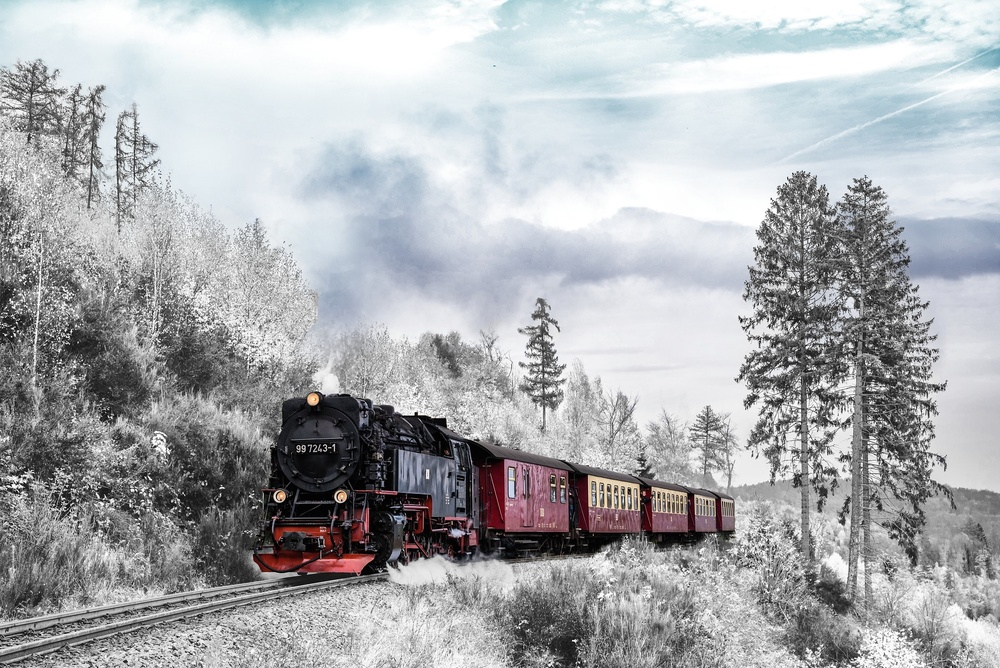
#> input picture javascript/images/winter.jpg, 1000 x 668 px, shrunk from 1920 x 1282 before the run, found by its file name
$ jupyter execute '10.명암대비스트레칭.ipynb'
#> lines starting #> are read from the running program, lines starting #| are printed output that depends on the picture
[cell 1]
# 명암대비 스트레칭 : 명암대비가 낮은 영상을 명암대비가 높은 영상으
# 로 늘려주는 작업, 히스토그램의 분포를 넓히는 작업, 어둡게 촬영된 영상
# 의 히스토그램을 조절하여 명암 분포가 빈약한 영상을 균일하게 만들어 주
# 는 작업.
import cv2
import matplotlib.pyplot as plt
img = cv2.imread("c:/data/images/winter.jpg")
#> img is the input picture: shape (668, 1000, 3); mean B, G, R 176.9, 173.9, 171.5
gray = cv2.cvtColor(img, cv2.COLOR_BGR2GRAY)
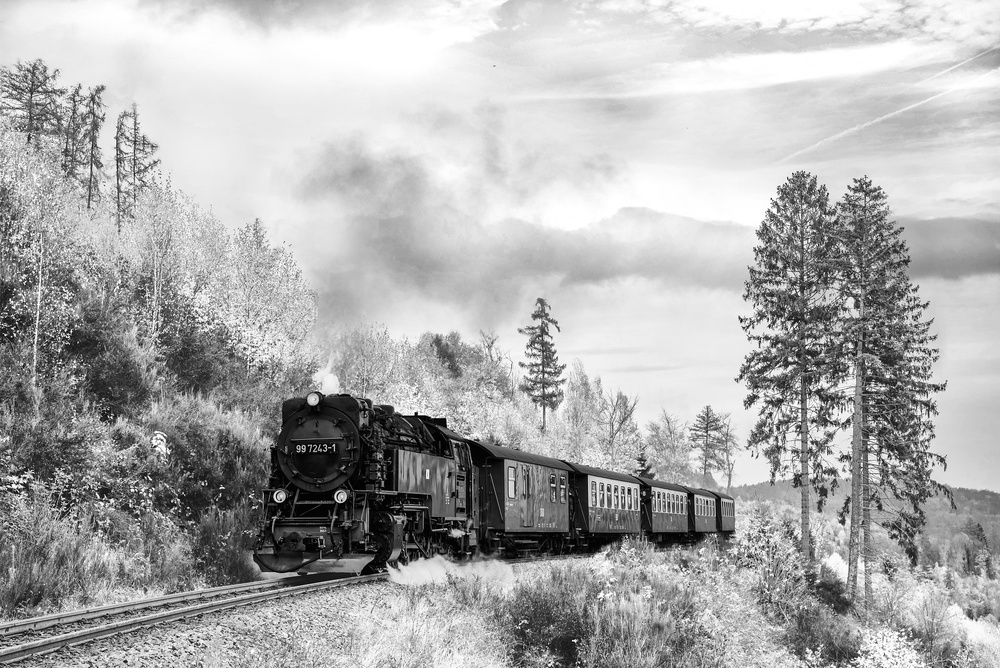
#> gray: shape (668, 1000); min 0, max 255, mean 173.5
plt.imshow(gray,cmap='gray')
plt.axis("off")
plt.show()

[cell 2]
out = gray.copy()
height, width = gray.shape
#> height = 668; width = 1000
height, width
#> Out = (668, 1000)

[cell 3]
# 명도값 = ((원래값 - 최저명도값) * 255) / (최고명도값 - 최저명도값)

[cell 4]
# [7 lines of commented-out code are left out]

[cell 5]
# 어둡게 하는 경우
low = 0
high = 200
low, high
for i in range(height):
    for j in range(width):
        out[i][j] = ((gray[i][j] - low) * 255 / (high - low))
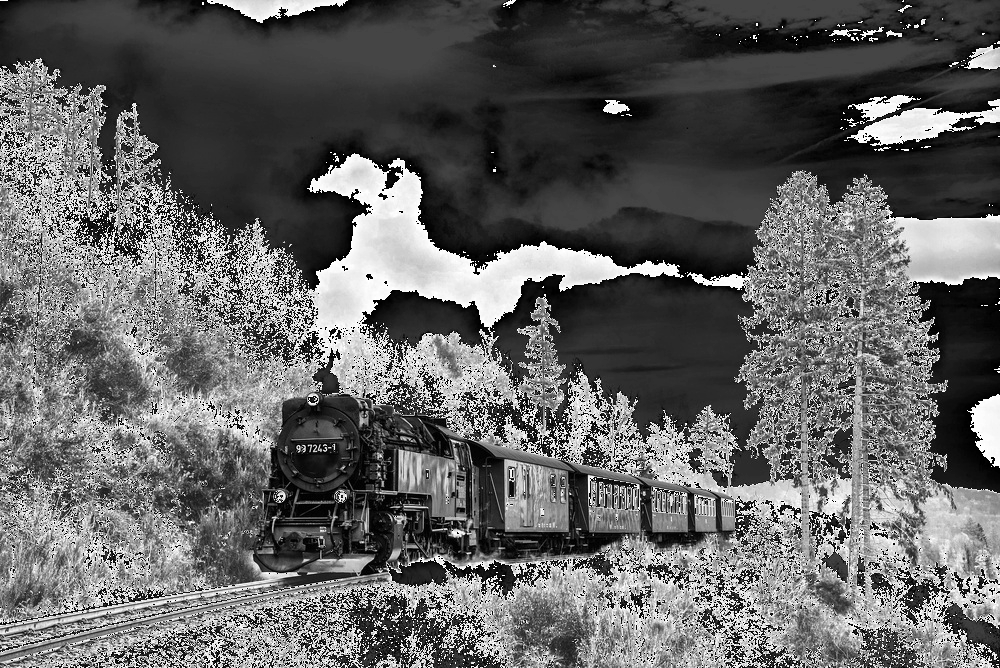
#> out: shape (668, 1000); min 0, max 255, mean 99.8

[cell 6]
plt.figure(figsize=(20,6))
plt.subplot(1, 2, 1)
plt.imshow(gray,cmap='gray')
plt.axis("off")
plt.subplot(1, 2, 2)
plt.imshow(out,cmap='gray')
plt.axis("off")
plt.show()
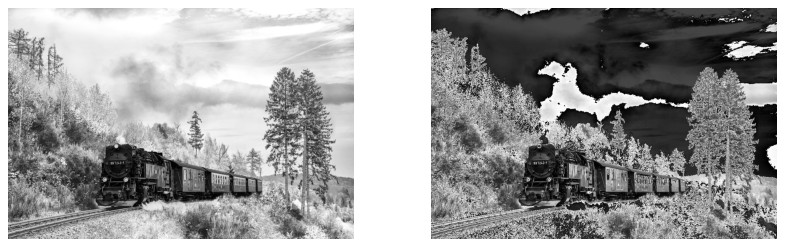
#> figure drawn by matplotlib, 2 panels

[cell 7]
plt.figure(figsize=(12,6))
plt.subplot(1, 2, 1)
plt.hist(gray.ravel(), 256, [0, 256])
plt.subplot(1, 2, 2)
plt.hist(out.ravel(), 256, [0, 256])
plt.show()
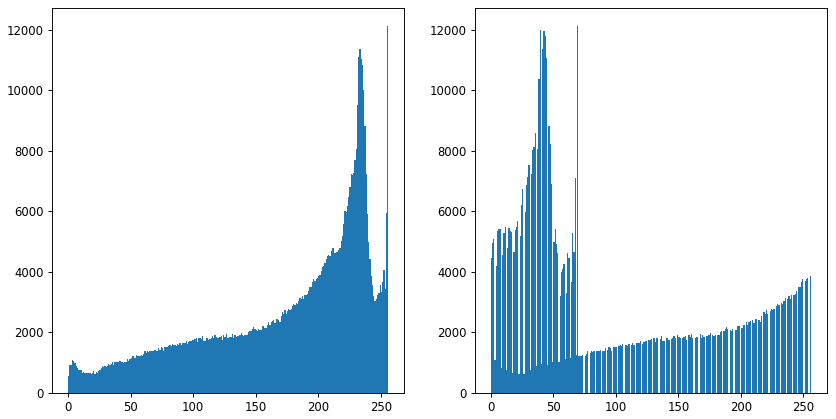
#> figure drawn by matplotlib, 2 panels; panel 1: tallest bar 12113 high, from x = 255 to 256; panel 2: tallest bar 12113 high, from x = 69 to 70
#픽셀에 대한 히스토그램, 밝기에 해당하는 명도값
#왼쪽으로 치우쳐 있으면 명암대비가 낮은 이미지, 오른쪽으로 치우쳐 있으면 명암대비가 높은 이미지

$ run again, with javascript/images/grapes.jpg copied over javascript/images/winter.jpg
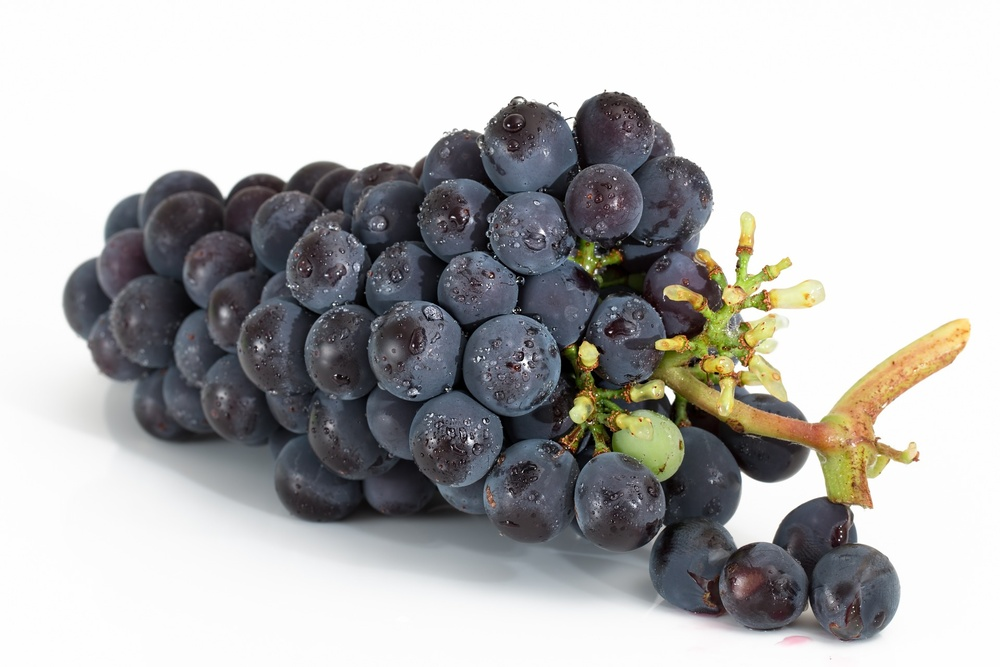
#> input picture javascript/images/grapes.jpg, 1000 x 667 px, shrunk from 1920 x 1280 before the run, found by its file name
#> img is the input picture: shape (667, 1000, 3); mean B, G, R 179.2, 179.6, 180.2
#> after the loop `for i in range(height):`:
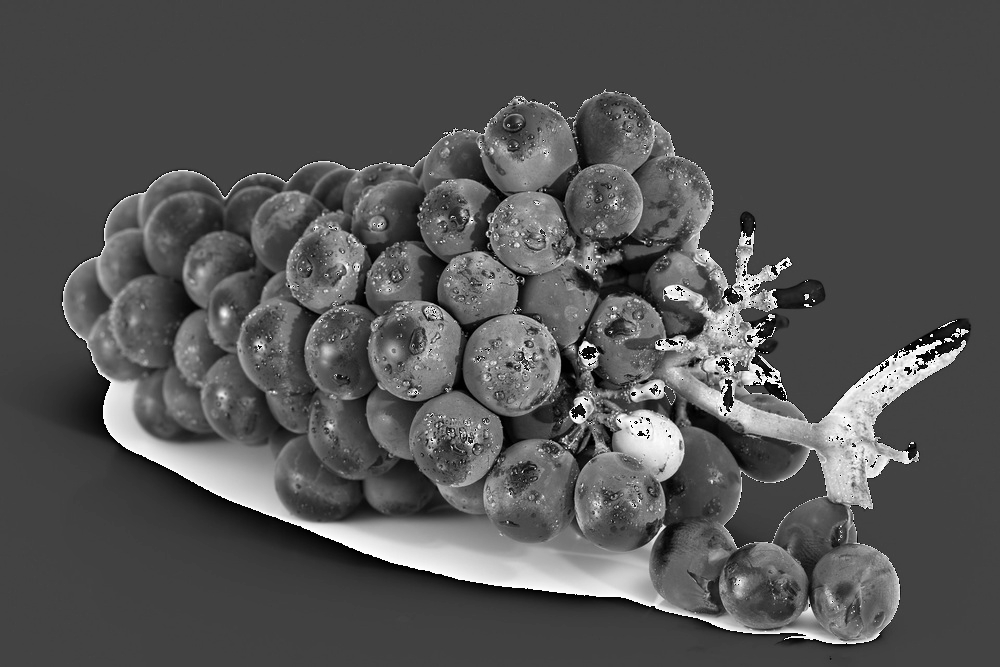
#> out: shape (667, 1000); min 0, max 255, mean 83.7
#> `plt.show()`:
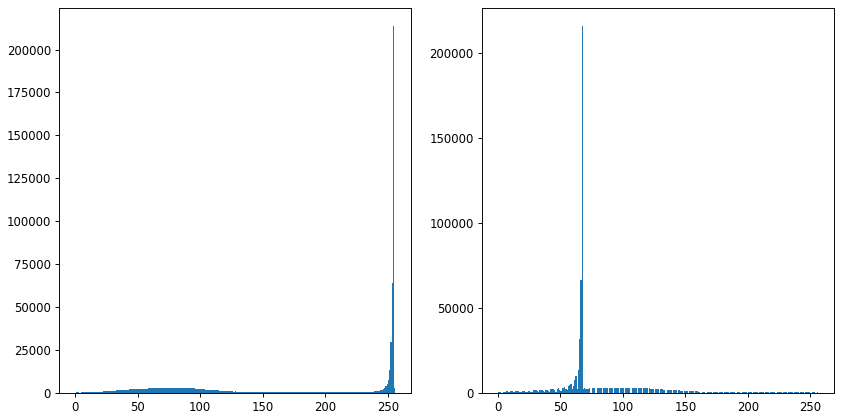
#> figure drawn by matplotlib, 2 panels; panel 1: tallest bar 213507 high, from x = 254 to 255; panel 2: tallest bar 215950 high, from x = 67 to 68

$ run again, with javascript/images/melon.jpg copied over javascript/images/winter.jpg
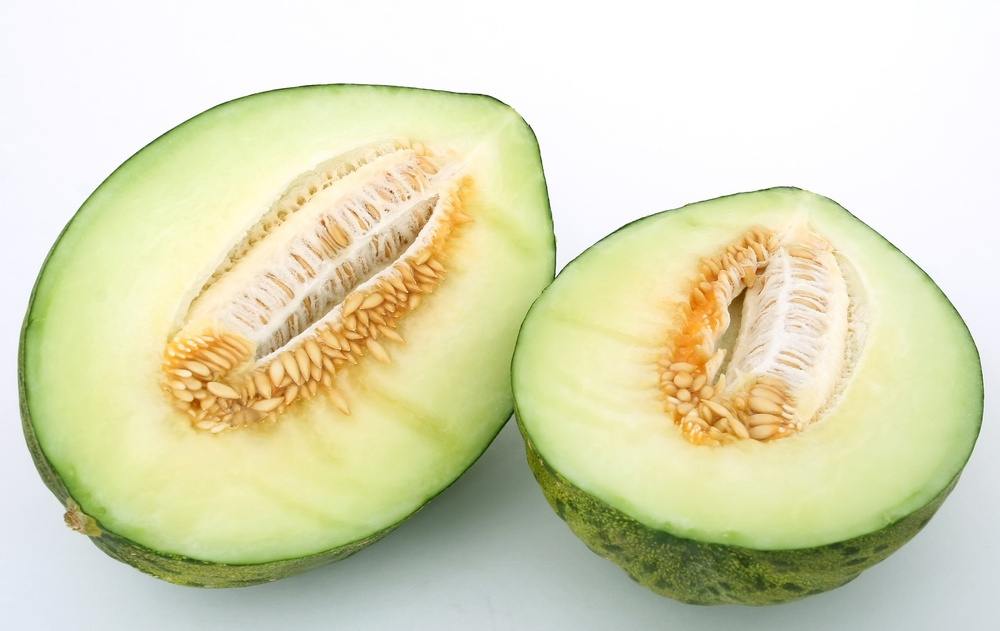
#> input picture javascript/images/melon.jpg, 1000 x 631 px, shrunk from 1920 x 1211 before the run, found by its file name
#> img is the input picture: shape (631, 1000, 3); mean B, G, R 184.5, 219.1, 219.1
#> after the loop `for i in range(height):`:
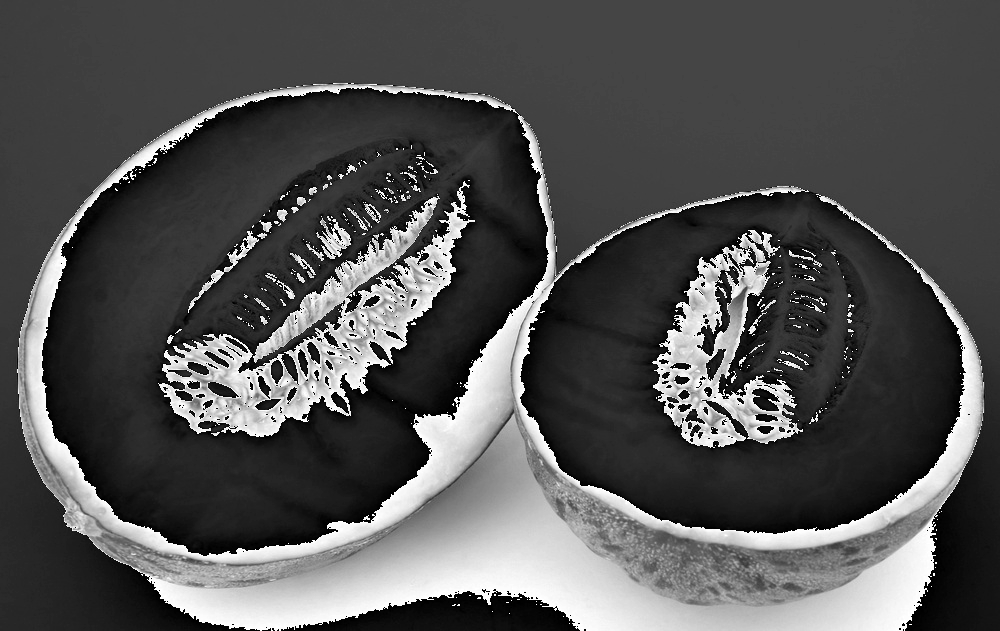
#> out: shape (631, 1000); min 0, max 255, mean 82.3
#> `plt.show()`:
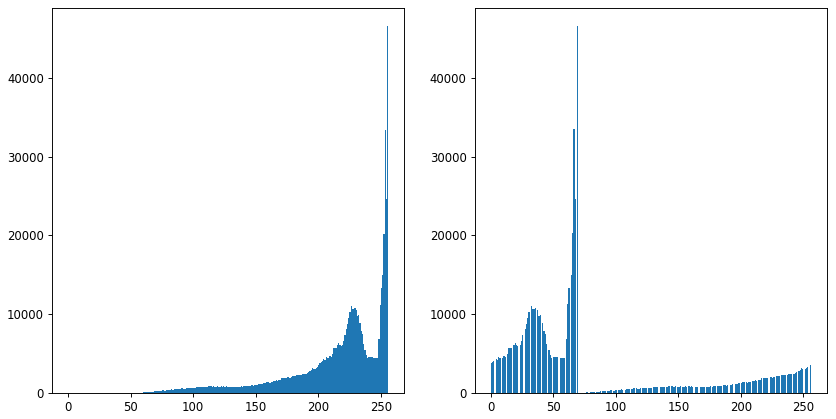
#> figure drawn by matplotlib, 2 panels; panel 1: tallest bar 46539 high, from x = 255 to 256; panel 2: tallest bar 46539 high, from x = 69 to 70
